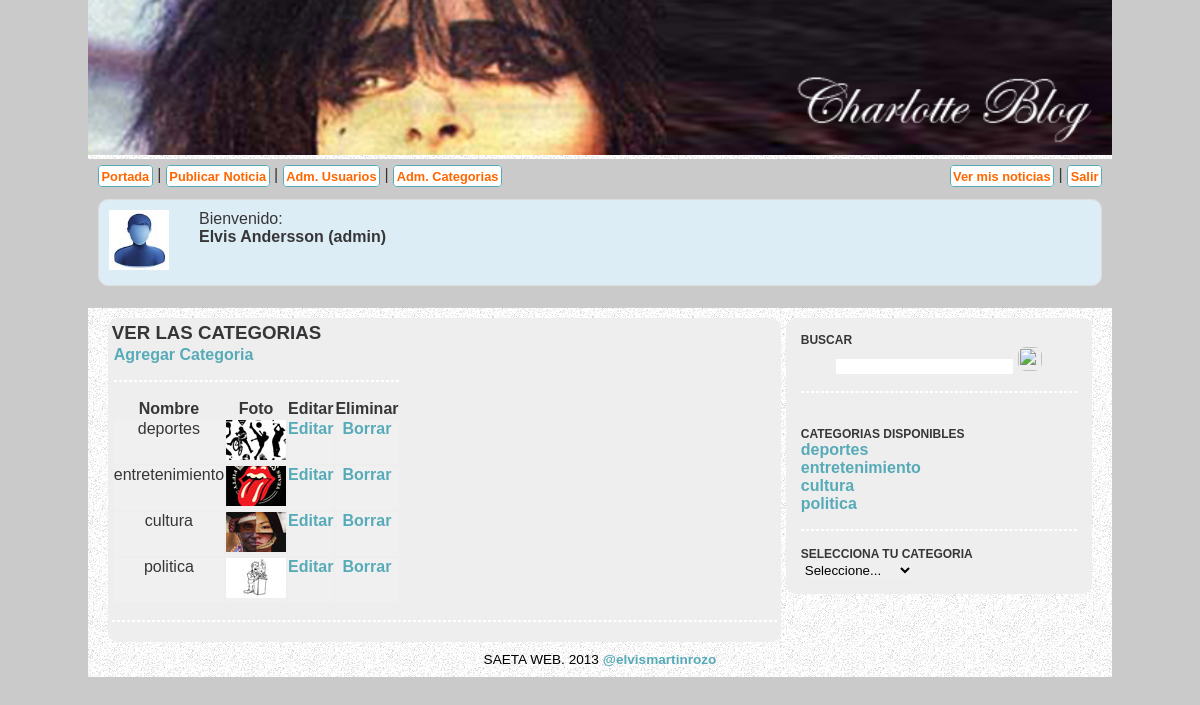
Page /?controlador=ver_categorias (signed in) on the committed database.
### tables this page shows
CREATE TABLE IF NOT EXISTS `categorias` (
  `categoria_id` int(10) unsigned NOT NULL AUTO_INCREMENT,
  `nombre` varchar(200) NOT NULL,
  `categoria_imagen` varchar(200) NOT NULL,
  PRIMARY KEY (`categoria_id`)
);

### lib/config.php (called while the page is built, shortened)
<?php
class Configuracion
{
	private $mi_host = "localhost";
	private $mi_dbname = "portafolio_charlotte";
	private $mi_user = "elvis";
	private $mi_password = "siouxsie";
	public function conectarPDO()
	{
		$this->conexionPDO = new PDO("mysql:host=".$this->mi_host."; dbname=".$this->mi_dbname."", $this->mi_user, $this->mi_password);
		return $this->conexionPDO;
	}
	public static function ruta()
	{
		return 'http://localhost/PORTAFOLIO_charlotte/';
	}
}
?>

### model/categoriasModel.php (called while the page is built, shortened)
<?php
class Categorias extends Configuracion
{
	private $conexionPDO;
	private $categorias;
	public function __construct()
	{
		$this->conexionPDO = parent::conectarPDO();
		$this->categorias = array();
	}
	private function set_names_UTF8()
    {
        return $this->conexionPDO->query("SET NAMES 'utf8'");
    }
	public function get_categorias()
	{
		self::set_names_UTF8();
		$sqlconsulta = "select categoria_id, nombre, categoria_imagen from categorias order by categoria_id asc";
		foreach($this->conexionPDO->query($sqlconsulta) as $registro)
		{
			$this->categorias[] = $registro;
		}
		return $this->categorias;
		$this->conexionPDO = null;
	}
}
?>

### controller/sidebar_ver_categoriasController.php (called while the page is built)
<?php
require_once("model/categoriasModel.php");
$objeto = new Categorias();
$las_categorias = $objeto->get_categorias();
require_once('view/sidebar_ver_categorias.php');
?>

### view/ver_categorias.php (the view, shortened to what this page needs)
<?php require_once("public/header.php"); ?>
<?php require_once("public/menu.php"); ?>
    <section id="contenido">
    	<section id="principal">
			<h1>VER LAS CATEGORIAS</h1>
<table>
<tr>
<td valingn="top" align="left" colspan="7">
<a href="<?php echo Configuracion::ruta(); ?>?controlador=crear_categoria" title="Agregar Categoria">Agregar Categoria</a>
<hr />
</td>
</tr>
<tr style="font-weight: bold;">
<td valign="top" align="center">Nombre</td>
<td valign="top" align="center">Foto</td>
<td valign="top" align="center">Editar</td>
<td valign="top" align="center">Eliminar</td>
</tr>
            <?php
			for($i = 0; $i < sizeof($las_categorias); $i++)
			{
			?>
        <tr style="background-color: #f0f0f0;">
			<td valign="top" align="center"><?php echo $las_categorias[$i]["nombre"];?></td>
            <td valign="top" align="center">
            <img src="<?php echo Configuracion::ruta() . 'public/images/categorias/' . $las_categorias[$i]["categoria_imagen"]; ?>" width="60" height="40"/>
            </td>
            <td valign="top" align="center"><a href="<?php echo Configuracion::ruta(); ?>?controlador=editar_categoria&categoria_id=<?php echo $las_categorias[$i]["categoria_id"]?>" title="Editar Categoria <?php echo $las_categorias[$i]["nombre"]?>">Editar</a></td>
            <td valign="top" align="center"><a href="<?php echo Configuracion::ruta(); ?>?controlador=pre_borrar_categoria&nombre=<?php echo $las_categorias[$i]["nombre"];?>&categoria_id=<?php echo $las_categorias[$i]["categoria_id"]?>" title="Borrar Categoria <?php echo $las_categorias[$i]["nombre"]?>">Borrar</a></td>
		</tr>
			<?php
			}
			?>
            </table>
            <hr />
    	</section>
<?php require_once("public/sidebar.php"); ?>
<?php require_once("public/footer.php"); ?>

### view/sidebar_ver_categorias.php (shortened to what this page needs)
<h2>BUSCAR</h2>
         <div align="center" class="buscador">
<input type="text" id="elsearch">
<a title="Buscar" onClick="enviarkeyword()">
<img src="public/images/lupa.png" width="24" height="24" border="0">
</a>
</div>
         <hr /><br />
<h2>CATEGORIAS DISPONIBLES</h2>
         <ul>
         <?php
for($i = 0; $i < sizeof($las_categorias); $i++)
{
?>
         	<li>
             	<a href="<?php echo Configuracion::ruta();?>?controlador=ver_noticias&categoria=<?php echo $las_categorias[$i]["categoria_id"];?>">
		<?php echo $las_categorias[$i]["nombre"];?>
                 </a>
             </li>
         <?php
}
?>
         </ul>
         <hr />
         <h2>SELECCIONA TU CATEGORIA</h2>
         <select id="selector" onchange="enviarcategoria()">
         	<option value="0">Seleccione...</option>
         </select>

### public/css/estilos.css (style rules this page uses)
* { border: 0; margin: 0; padding: 0; }
article, figcaption, figure, footer, header, hgroup, nav, section { display: block; }
body { background-color:#cacaca; color:#363638; font-family: "Chalet", Helvetica, Verdana; font-size: 1em; }
a { color: #57abb8; font-weight: bold; text-decoration: none; }
hr { border: 1px dashed #fff; margin: 1em 0; }
audio, iframe, img, video, iframe { max-width: 100%; }
header, section#contenido, footer { background: url(../images/fondo-interno.jpg); margin: 0 auto; max-width: 1024px; text-align:center; }
section#contenido { padding-top:10px; }
h2 { font-size:12px; }
section#principal, aside { background: #eeeeee; border-radius: 10px; display: inline-block; margin: 0 auto; max-width: 100%; padding: 0.25em; vertical-align: top; width: 65%; text-align:left; }
aside img, #img-acerca img, #video-acerca, #img-servicios { border-radius: 8px; }
ul li { list-style:none; }

### rows in the picture
categorias: nombre "deportes", categoria_imagen (picture)
categorias: nombre "entretenimiento", categoria_imagen (picture)
categorias: nombre "cultura", categoria_imagen (picture)
categorias: nombre "politica", categoria_imagen (picture)

### other values in the picture
$_SESSION['nombres'] "Elvis Andersson"
$_SESSION['usuario_level'] "admin"
